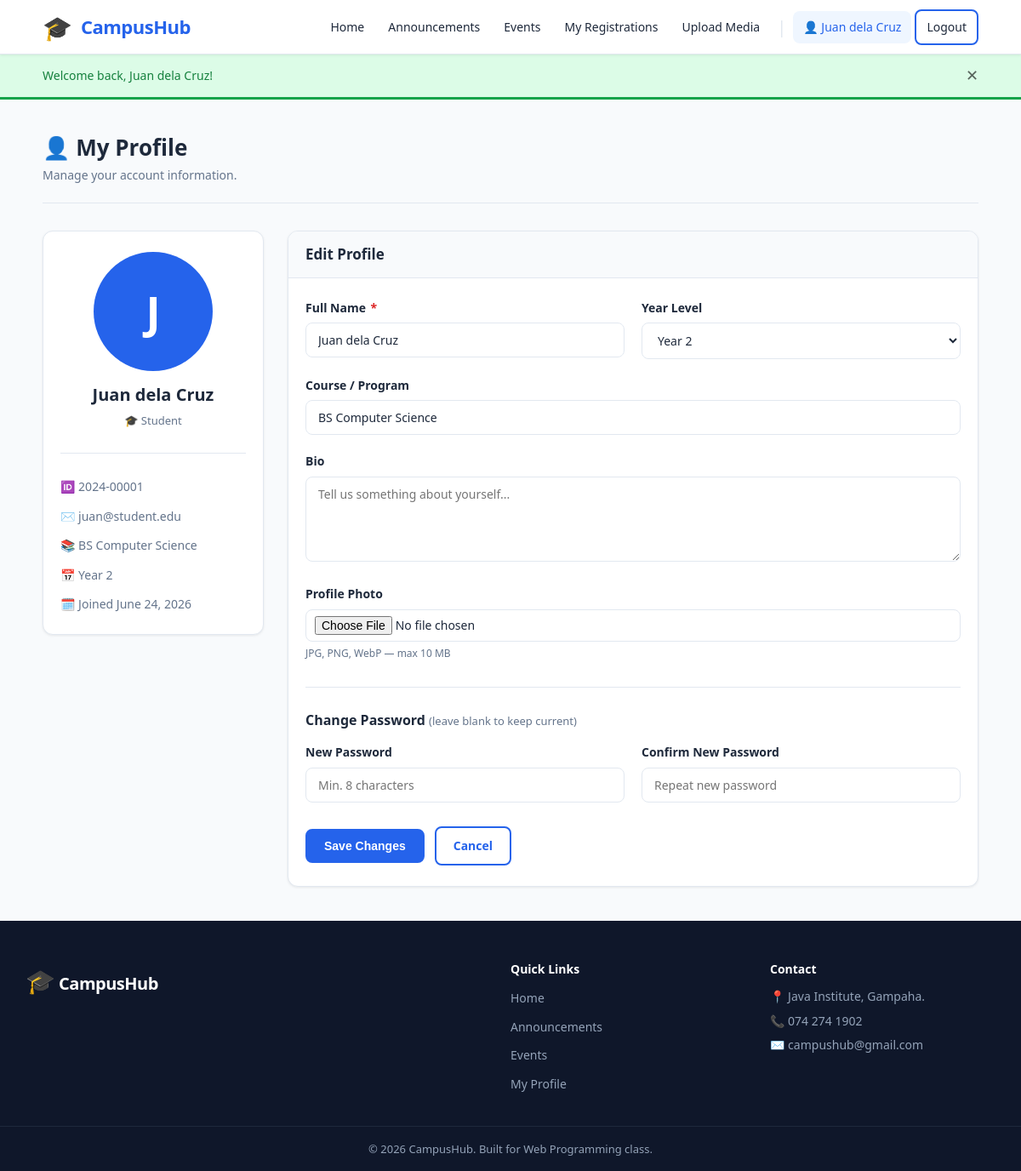
/student/profile.php (signed in), run on the app's committed database.
### tables this page shows
CREATE TABLE IF NOT EXISTS users (
    id          INT UNSIGNED    NOT NULL AUTO_INCREMENT,
    full_name   VARCHAR(100)    NOT NULL,
    email       VARCHAR(150)    NOT NULL UNIQUE,
    password    VARCHAR(255)    NOT NULL,                
    role        ENUM('student','admin') NOT NULL DEFAULT 'student',
    student_id  VARCHAR(30)     DEFAULT NULL,            
    course      VARCHAR(100)    DEFAULT NULL,
    year_level  TINYINT UNSIGNED DEFAULT NULL,           
    bio         TEXT            DEFAULT NULL,
    profile_photo VARCHAR(255)  DEFAULT NULL,            
    created_at  TIMESTAMP       NOT NULL DEFAULT CURRENT_TIMESTAMP,
    updated_at  TIMESTAMP       NOT NULL DEFAULT CURRENT_TIMESTAMP ON UPDATE CURRENT_TIMESTAMP,
    PRIMARY KEY (id),
    INDEX idx_role (role),
    INDEX idx_student_id (student_id)
);

### includes/functions.php (called while the page is built, shortened)
<?php
function e($value) {
    return htmlspecialchars($value, ENT_QUOTES, 'UTF-8');
}
function fetchOne($conn, $sql, $types = '', $params = []) {
    $stmt = $conn->prepare($sql);
    if ($types && $params) {
        $stmt->bind_param($types, ...$params);
    }
    $stmt->execute();
    $result = $stmt->get_result();
    $row    = $result->fetch_assoc();
    return $row ? $row : null;
}
function formatDate($date) {
    $ts = strtotime($date);
    return $ts ? date('F j, Y', $ts) : $date;
}

### student/profile.php (the view, shortened to what this page needs)
<?php
require_once __DIR__ . '/../config/config.php';
require_once __DIR__ . '/../includes/functions.php';
$userId = $_SESSION['user_id'];
$errors = [];
$user = fetchOne($conn, 'SELECT * FROM users WHERE id = ?', 'i', [$userId]);
require_once __DIR__ . '/../includes/header.php';
?>
<div class="page-header">
    <div><h1>👤 My Profile</h1><p>Manage your account information.</p></div>
</div>
<div class="profile-layout">
    <div class="card profile-avatar-card">
        <div class="card-body">
            <?php if ($user['profile_photo']): ?>
                <img src="<?= SITE_URL ?>/uploads/<?= e($user['profile_photo']) ?>"
                     alt="Profile Photo" class="profile-avatar">
            <?php else: ?>
                <div class="profile-avatar-placeholder">
                    <?= strtoupper(mb_substr($user['full_name'], 0, 1)) ?>
                </div>
            <?php endif; ?>
            <p class="profile-name"><?= e($user['full_name']) ?></p>
            <p class="profile-role">🎓 Student</p>
            <hr class="divider">
            <ul class="profile-detail-list">
                <li>🆔 <?= e($user['student_id'] ?? 'N/A') ?></li>
                <li>✉️ <?= e($user['email']) ?></li>
                <li>📚 <?= e($user['course'] ?? 'N/A') ?></li>
                <li>📅 Year <?= $user['year_level'] ?? 'N/A' ?></li>
                <li>🗓️ Joined <?= formatDate($user['created_at']) ?></li>
            </ul>
        </div>
    </div>
    <div class="card">
        <div class="card-header"><h2>Edit Profile</h2></div>
        <div class="card-body">
            <form method="POST" action="" enctype="multipart/form-data" data-validate>
                <div class="form-row">
                    <div class="form-group">
                        <label for="full_name">Full Name <span class="required">*</span></label>
                        <input type="text" id="full_name" name="full_name"
                               value="<?= e($user['full_name']) ?>"
                               class="<?= isset($errors['full_name']) ? 'is-invalid' : '' ?>" required>
                    </div>
                    <div class="form-group">
                        <label for="year_level">Year Level</label>
                        <select id="year_level" name="year_level">
                            <?php for ($y = 1; $y <= 5; $y++): ?>
                                <option value="<?= $y ?>" <?= ($user['year_level'] == $y) ? 'selected' : '' ?>>Year <?= $y ?></option>
                            <?php endfor; ?>
                        </select>
                    </div>
                </div>
                <div class="form-group">
                    <label for="course">Course / Program</label>
                    <input type="text" id="course" name="course" value="<?= e($user['course'] ?? '') ?>">
                </div>
                <div class="form-group">
                    <label for="bio">Bio</label>
                    <textarea id="bio" name="bio" placeholder="Tell us something about yourself..."><?= e($user['bio'] ?? '') ?></textarea>
                </div>
                <div class="form-group">
                    <label for="profile_photo">Profile Photo</label>
                    <input type="file" id="profile_photo" name="profile_photo"
                           accept="image/jpeg,image/png,image/gif,image/webp"
                           data-preview="photo-preview"
                           class="<?= isset($errors['profile_photo']) ? 'is-invalid' : '' ?>">
                    <span class="form-hint">JPG, PNG, WebP — max 10 MB</span>
                </div>
                <hr class="divider">
                <h3 style="font-size:16px;margin-bottom:16px;">Change Password <span class="text-muted" style="font-size:13px;font-weight:400;">(leave blank to keep current)</span></h3>
                <div class="form-row">
                    <div class="form-group">
                        <label for="new_password">New Password</label>
                        <input type="password" id="new_password" name="new_password"
                               placeholder="Min. 8 characters"
                               class="<?= isset($errors['new_password']) ? 'is-invalid' : '' ?>">
                    </div>
                    <div class="form-group">
                        <label for="confirm_password">Confirm New Password</label>
                        <input type="password" id="confirm_password" name="confirm_password"
                               placeholder="Repeat new password"
                               class="<?= isset($errors['confirm_password']) ? 'is-invalid' : '' ?>">
                    </div>
                </div>
                <div class="form-actions">
                    <button type="submit" class="btn btn-primary">Save Changes</button>
                    <a href="<?= SITE_URL ?>/student/dashboard.php" class="btn btn-outline">Cancel</a>
                </div>
            </form>
        </div>
    </div>
</div>
<?php require_once __DIR__ . '/../includes/footer.php'; ?>

### assets/css/style.css (style rules this page uses)
:root { --primary: #2563eb; --primary-dark: #1d4ed8; --primary-light: #eff6ff; --secondary: #64748b; --success: #16a34a; --warning: #d97706; --danger: #dc2626; --info: #0891b2; --bg: #f8fafc; --surface: #ffffff; --border: #e2e8f0; --text: #1e293b; --text-muted: #64748b; --radius: 8px; --radius-lg: 12px; --shadow-sm: 0 1px 3px rgba(0,0,0,.08); --shadow: 0 4px 12px rgba(0,0,0,.10); --shadow-lg: 0 8px 24px rgba(0,0,0,.12); --font: 'Segoe UI', system-ui, -apple-system, sans-serif; --header-h: 64px; --container-w: 1140px; }
*, *::before, *::after { box-sizing: border-box; margin: 0; padding: 0; }
html { scroll-behavior: smooth; }
body { font-family: var(--font); font-size: 16px; line-height: 1.6; color: var(--text); background: var(--bg); min-height: 100vh; display: flex; flex-direction: column; }
a { color: var(--primary); text-decoration: none; }
ul { list-style: none; }
h1, h2, h3, h4, h5, h6 { line-height: 1.3; font-weight: 700; color: var(--text); }
.btn { display: inline-flex; align-items: center; gap: 6px; padding: 10px 20px; border-radius: var(--radius); font-size: 14px; font-weight: 600; cursor: pointer; border: 2px solid transparent; transition: background .15s, transform .1s, box-shadow .15s; text-decoration: none; white-space: nowrap; }
.btn-primary { background: var(--primary); color: #fff; border-color: var(--primary); }
.btn-outline { background: transparent; color: var(--primary); border-color: var(--primary); }
.card { background: var(--surface); border: 1px solid var(--border); border-radius: var(--radius-lg); box-shadow: var(--shadow-sm); overflow: hidden; }
.card-header { padding: 16px 20px; border-bottom: 1px solid var(--border); background: var(--bg); display: flex; align-items: center; justify-content: space-between; }
.card-header h2, .card-header h3 { margin: 0; font-size: 17px; }
.card-body { padding: 24px 20px; }
.form-group { margin-bottom: 20px; }
.form-row { display: grid; grid-template-columns: 1fr 1fr; gap: 20px; }
label { display: block; font-size: 14px; font-weight: 600; margin-bottom: 6px; color: var(--text); }
label .required { color: var(--danger); margin-left: 2px; }
input[type="text"], input[type="email"], input[type="password"], input[type="date"], input[type="time"], input[type="number"], input[type="file"], select, textarea { width: 100%; padding: 10px 14px; border: 1px solid var(--border); border-radius: var(--radius); font-family: var(--font); font-size: 14px; color: var(--text); background: var(--surface); transition: border-color .15s, box-shadow .15s; outline: none; }
textarea { min-height: 100px; resize: vertical; }
select { cursor: pointer; }
input[type="file"] { padding: 7px 10px; cursor: pointer; }
.form-hint { font-size: 12px; color: var(--text-muted); margin-top: 4px; }
.form-actions { display: flex; gap: 12px; align-items: center; margin-top: 8px; }
.page-header { margin-bottom: 32px; padding-bottom: 20px; border-bottom: 1px solid var(--border); display: flex; align-items: flex-start; justify-content: space-between; flex-wrap: wrap; gap: 12px; }
.page-header h1 { font-size: 26px; }
.page-header p { color: var(--text-muted); font-size: 14px; margin-top: 4px; }
.profile-layout { display: grid; grid-template-columns: 260px 1fr; gap: 28px; align-items: start; }
.profile-avatar-card { text-align: center; }
.profile-avatar-placeholder { width: 140px; height: 140px; border-radius: 50%; background: var(--primary); color: #fff; font-size: 52px; font-weight: 700; display: flex; align-items: center; justify-content: center; margin: 0 auto 12px; }
.profile-name { font-size: 20px; font-weight: 700; }
.profile-role { font-size: 13px; color: var(--text-muted); margin-top: 4px; }
.profile-detail-list { display: flex; flex-direction: column; gap: 12px; margin-top: 16px; }
.profile-detail-list li { display: flex; align-items: center; gap: 10px; font-size: 14px; color: var(--text-muted); }
.text-muted { color: var(--text-muted); }
.divider { border: none; border-top: 1px solid var(--border); margin: 28px 0; }

### data on the page
users: full_name "J", full_name "Juan dela Cruz", student "2024-00001", email "juan@student.edu", course "BS Computer Science", year_level "2", created_at "June 24, 2026", year_level "Year 2"

### other printed values
SITE_NAME "CampusHub"
$userName "Juan dela Cruz"
$_SESSION['flash_message'] "Welcome back, Juan dela Cruz!"
